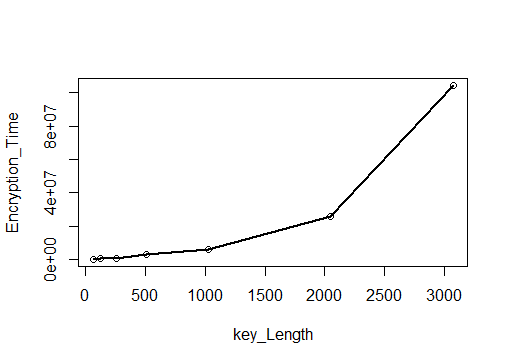

The script that drew this image:
key_Length<- c(64,128,256,512,1024,2048,3072)
Encryption_Time<-c(130434,380612,592302,2879825,6046179,25815367,104387907)
plot(key_Length, Encryption_Time) 
lines(key_Length, Encryption_Time,lwd=2) 
